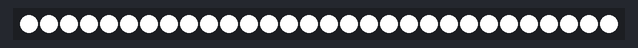
Bench run of a sketch on a simulated Arduino Uno, built with avr-gcc and run on an emulated ATmega328P. Parts: 30 RGB LEDs in strip order, left to right. Dim RGB values are drawn brighter than linear; random numbers use the default seed unless the sketch sets one.

Above: at 0.31 s.
At 95.61 s:
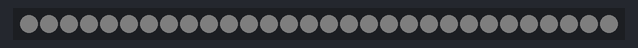
At 129.28 s:
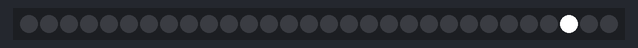

The sketch:

main.ino
```cpp
#include <FastLED.h>

/* --=== Constant values: ===-- */
#define LED_PIN 7
#define LED_OFFSET 0
#define NUM_LEDS 30

uint8_t firstLed = 0 + LED_OFFSET;
uint8_t middleLed = (NUM_LEDS/2) + LED_OFFSET;
uint8_t lastLed = NUM_LEDS + LED_OFFSET - 1;
uint8_t noLed = NUM_LEDS + LED_OFFSET;  //Position after the last led.

CRGB leds[NUM_LEDS];
long randNum;

void setup() {

  FastLED.addLeds<WS2812, LED_PIN, GRB>(leds, NUM_LEDS);

}

void loop() {
  for(int i=0; i<500; i++){
    strobeClassic(leds);
  }
  turnOn(leds);
  delay(1000);
  turnOff(leds);
  whiteDimming(leds);
  delay(500);
  turnOff(leds);
  strobeFlashes(leds);
  // randNum = random(0,NUM_LEDS);
  // leds[randNum] = CRGB(255, 255, 255);
  // FastLED.show();
  // delay(20);
  // leds[randNum] = CRGB(0, 0, 0);
  // FastLED.show();
  // delay(20);
}


/* --=== Lighting Patterns & Effects ===-- */

/* Turns off all the LEDs. Range in this case is longer and is not using first and last LED definitions.
 * This is because we have a PCB with 86 LEDs, but also we have a LED and a microcontroller (uC) in the
 * carrier. This way we assure all the LEDs are totally off. */
void turnOff(CRGB leds[]){
  for(uint8_t led=firstLed; led<lastLed+1; led++){
        leds[led] = CRGB(0, 0, 0);
        FastLED.show();
        delay(1);
  }
}

/* Turns on all the LEDs of the kidney PCB. */
void turnOn(CRGB leds[]){
  uint8_t led;
  for(led=firstLed; led<lastLed+1; led++){
    leds[led] = CRGB (100, 100, 100);
  }
}

void strobeFlashes(CRGB leds[]){
    long randNum=0;
    for(int reps=0; reps<1000; reps++){
        randNum = random(0, NUM_LEDS);
        leds[randNum] = CRGB(255, 255, 255);
        FastLED.show();
        delay(20);
        leds[randNum] = CRGB(0, 0, 0);
        FastLED.show();
        delay(20);
    }
}

void strobeClassic(CRGB leds[]){
    uint8_t led;
    for(led=firstLed; led<lastLed+1; led++){
      leds[led] = CRGB(255, 255, 255);
      FastLED.show();
    }
    delay(20);
    for(led=firstLed; led<lastLed+1; led++){
      leds[led] = CRGB(0, 0, 0);
      FastLED.show();
    }
    delay(20);
}

/* White dimming effect. It goes from off to maximum brightness. */
void whiteDimming(CRGB leds[]){
  uint8_t brightness, led;
  for(brightness=0; brightness<255; brightness++){ // brightness [0-255]
    for(led=firstLed; led<lastLed+1; led++){
      leds[led] = CRGB(brightness, brightness, brightness);
      FastLED.show();
    }
    delay(10);
  }
}
```
